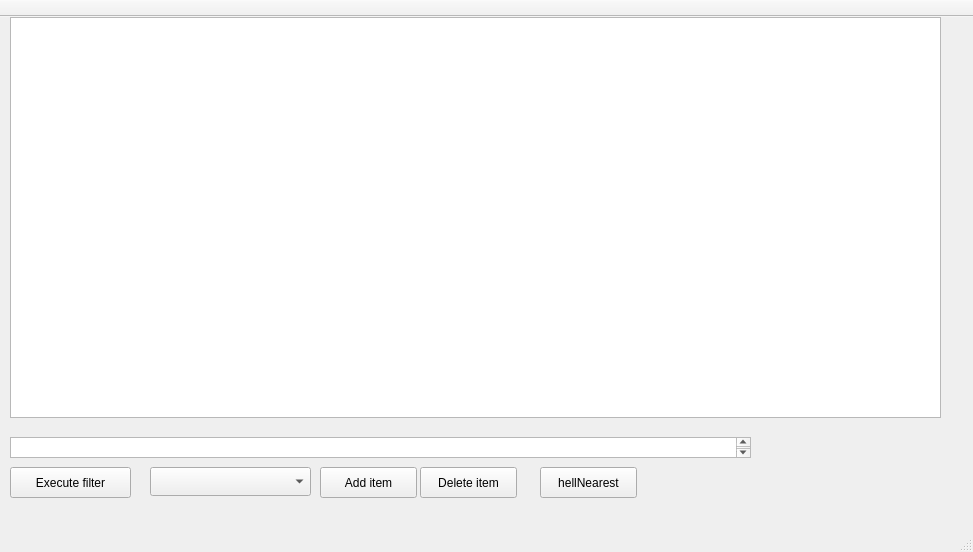
<?xml version="1.0" encoding="UTF-8"?>
<ui version="4.0">
 <class>MainWindow</class>
 <widget class="QMainWindow" name="MainWindow">
  <property name="geometry">
   <rect>
    <x>0</x>
    <y>0</y>
    <width>973</width>
    <height>552</height>
   </rect>
  </property>
  <property name="windowTitle">
   <string>DB Manager</string>
  </property>
  <widget class="QWidget" name="centralWidget">
   <widget class="QPushButton" name="executeFilter">
    <property name="geometry">
     <rect>
      <x>10</x>
      <y>450</y>
      <width>121</width>
      <height>31</height>
     </rect>
    </property>
    <property name="text">
     <string>Execute filter</string>
    </property>
   </widget>
   <widget class="QTableView" name="tableView">
    <property name="geometry">
     <rect>
      <x>10</x>
      <y>0</y>
      <width>931</width>
      <height>401</height>
     </rect>
    </property>
    <property name="toolTip">
     <string/>
    </property>
    <property name="accessibleDescription">
     <string/>
    </property>
    <property name="editTriggers">
     <set>QAbstractItemView::AllEditTriggers</set>
    </property>
    <property name="showGrid">
     <bool>true</bool>
    </property>
    <property name="sortingEnabled">
     <bool>false</bool>
    </property>
    <property name="cornerButtonEnabled">
     <bool>false</bool>
    </property>
    <attribute name="horizontalHeaderDefaultSectionSize">
     <number>100</number>
    </attribute>
    <attribute name="horizontalHeaderMinimumSectionSize">
     <number>25</number>
    </attribute>
    <attribute name="horizontalHeaderShowSortIndicator" stdset="0">
     <bool>false</bool>
    </attribute>
    <attribute name="horizontalHeaderStretchLastSection">
     <bool>true</bool>
    </attribute>
    <attribute name="verticalHeaderStretchLastSection">
     <bool>false</bool>
    </attribute>
   </widget>
   <widget class="QComboBox" name="dbBox">
    <property name="geometry">
     <rect>
      <x>150</x>
      <y>450</y>
      <width>161</width>
      <height>29</height>
     </rect>
    </property>
    <property name="currentText">
     <string/>
    </property>
   </widget>
   <widget class="QTextEdit" name="scriptEdit">
    <property name="geometry">
     <rect>
      <x>10</x>
      <y>420</y>
      <width>741</width>
      <height>21</height>
     </rect>
    </property>
    <property name="lineWidth">
     <number>-1</number>
    </property>
    <property name="lineWrapColumnOrWidth">
     <number>1</number>
    </property>
    <property name="acceptRichText">
     <bool>false</bool>
    </property>
   </widget>
   <widget class="QPushButton" name="addItem">
    <property name="geometry">
     <rect>
      <x>320</x>
      <y>450</y>
      <width>97</width>
      <height>31</height>
     </rect>
    </property>
    <property name="text">
     <string>Add item</string>
    </property>
   </widget>
   <widget class="QPushButton" name="deleteItem">
    <property name="geometry">
     <rect>
      <x>420</x>
      <y>450</y>
      <width>97</width>
      <height>31</height>
     </rect>
    </property>
    <property name="text">
     <string>Delete item</string>
    </property>
   </widget>
   <widget class="QPushButton" name="pushButton">
    <property name="geometry">
     <rect>
      <x>540</x>
      <y>450</y>
      <width>97</width>
      <height>31</height>
     </rect>
    </property>
    <property name="text">
     <string>hellNearest</string>
    </property>
   </widget>
  </widget>
  <widget class="QMenuBar" name="menuBar">
   <property name="geometry">
    <rect>
     <x>0</x>
     <y>0</y>
     <width>973</width>
     <height>27</height>
    </rect>
   </property>
  </widget>
  <widget class="QToolBar" name="mainToolBar">
   <property name="movable">
    <bool>false</bool>
   </property>
   <attribute name="toolBarArea">
    <enum>TopToolBarArea</enum>
   </attribute>
   <attribute name="toolBarBreak">
    <bool>false</bool>
   </attribute>
  </widget>
  <widget class="QStatusBar" name="statusBar">
   <property name="autoFillBackground">
    <bool>false</bool>
   </property>
  </widget>
 </widget>
 <layoutdefault spacing="6" margin="11"/>
 <resources/>
 <connections>
  <connection>
   <sender>executeFilter</sender>
   <signal>clicked()</signal>
   <receiver>MainWindow</receiver>
   <slot>dbScriptExecute()</slot>
   <hints>
    <hint type="sourcelabel">
     <x>86</x>
     <y>490</y>
    </hint>
    <hint type="destinationlabel">
     <x>209</x>
     <y>331</y>
    </hint>
   </hints>
  </connection>
  <connection>
   <sender>dbBox</sender>
   <signal>activated(int)</signal>
   <receiver>MainWindow</receiver>
   <slot>dbScriptExecute()</slot>
   <hints>
    <hint type="sourcelabel">
     <x>188</x>
     <y>490</y>
    </hint>
    <hint type="destinationlabel">
     <x>447</x>
     <y>331</y>
    </hint>
   </hints>
  </connection>
  <connection>
   <sender>addItem</sender>
   <signal>clicked()</signal>
   <receiver>MainWindow</receiver>
   <slot>addItem()</slot>
   <hints>
    <hint type="sourcelabel">
     <x>387</x>
     <y>520</y>
    </hint>
    <hint type="destinationlabel">
     <x>360</x>
     <y>423</y>
    </hint>
   </hints>
  </connection>
  <connection>
   <sender>deleteItem</sender>
   <signal>clicked()</signal>
   <receiver>MainWindow</receiver>
   <slot>deleteItem()</slot>
   <hints>
    <hint type="sourcelabel">
     <x>494</x>
     <y>511</y>
    </hint>
    <hint type="destinationlabel">
     <x>480</x>
     <y>395</y>
    </hint>
   </hints>
  </connection>
  <connection>
   <sender>pushButton</sender>
   <signal>clicked()</signal>
   <receiver>MainWindow</receiver>
   <slot>findNearest()</slot>
   <hints>
    <hint type="sourcelabel">
     <x>590</x>
     <y>497</y>
    </hint>
    <hint type="destinationlabel">
     <x>591</x>
     <y>371</y>
    </hint>
   </hints>
  </connection>
 </connections>
 <slots>
  <slot>dbScriptExecute()</slot>
  <slot>addItem()</slot>
  <slot>deleteItem()</slot>
  <slot>findNearest()</slot>
 </slots>
</ui>
